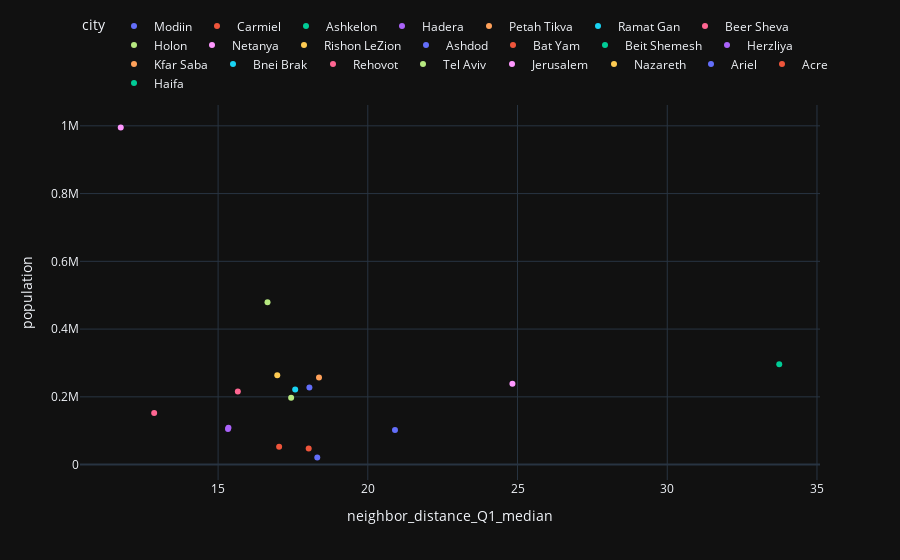

The code cell stored with this chart in its notebook:
### Code cell
cities_features(df, 'neighbor_distance_Q1_median', 'population')

### Figure 1 — Plotly figure (JSON) as saved in the notebook; plotly's stock layout.template omitted (floating-point values rounded to 4 significant figures)
{"data": [{"hovertemplate": "city=Modiin<br>neighbor_distance_Q1_median=%{x}<br>population=%{y}<extra></extra>", "legendgroup": "Modiin", "marker": {"color": "#636efa", "symbol": "circle"}, "mode": "markers", "name": "Modiin", "orientation": "v", "showlegend": true, "x": [20.91], "xaxis": "x", "y": [102300.0], "yaxis": "y", "type": "scatter"}, {"hovertemplate": "city=Carmiel<br>neighbor_distance_Q1_median=%{x}<br>population=%{y}<extra></extra>", "legendgroup": "Carmiel", "marker": {"color": "#EF553B", "symbol": "circle"}, "mode": "markers", "name": "Carmiel", "orientation": "v", "showlegend": true, "x": [18.03], "xaxis": "x", "y": [47760.0], "yaxis": "y", "type": "scatter"}, {"hovertemplate": "city=Ashkelon<br>neighbor_distance_Q1_median=%{x}<br>population=%{y}<extra></extra>", "legendgroup": "Ashkelon", "marker": {"color": "#00cc96", "symbol": "circle"}, "mode": "markers", "name": "Ashkelon", "orientation": "v", "showlegend": true, "x": [19.84], "xaxis": "x", "y": [null], "yaxis": "y", "type": "scatter"}, {"hovertemplate": "city=Hadera<br>neighbor_distance_Q1_median=%{x}<br>population=%{y}<extra></extra>", "legendgroup": "Hadera", "marker": {"color": "#ab63fa", "symbol": "circle"}, "mode": "markers", "name": "Hadera", "orientation": "v", "showlegend": true, "x": [15.33], "xaxis": "x", "y": [104700.0], "yaxis": "y", "type": "scatter"}, {"hovertemplate": "city=Petah Tikva<br>neighbor_distance_Q1_median=%{x}<br>population=%{y}<extra></extra>", "legendgroup": "Petah Tikva", "marker": {"color": "#FFA15A", "symbol": "circle"}, "mode": "markers", "name": "Petah Tikva", "orientation": "v", "showlegend": true, "x": [18.37], "xaxis": "x", "y": [257400.0], "yaxis": "y", "type": "scatter"}, {"hovertemplate": "city=Ramat Gan<br>neighbor_distance_Q1_median=%{x}<br>population=%{y}<extra></extra>", "legendgroup": "Ramat Gan", "marker": {"color": "#19d3f3", "symbol": "circle"}, "mode": "markers", "name": "Ramat Gan", "orientation": "v", "showlegend": true, "x": [13.55], "xaxis": "x", "y": [null], "yaxis": "y", "type": "scatter"}, {"hovertemplate": "city=Beer Sheva<br>neighbor_distance_Q1_median=%{x}<br>population=%{y}<extra></extra>", "legendgroup": "Beer Sheva", "marker": {"color": "#FF6692", "symbol": "circle"}, "mode": "markers", "name": "Beer Sheva", "orientation": "v", "showlegend": true, "x": [15.66], "xaxis": "x", "y": [215700.0], "yaxis": "y", "type": "scatter"}, {"hovertemplate": "city=Holon<br>neighbor_distance_Q1_median=%{x}<br>population=%{y}<extra></extra>", "legendgroup": "Holon", "marker": {"color": "#B6E880", "symbol": "circle"}, "mode": "markers", "name": "Holon", "orientation": "v", "showlegend": true, "x": [17.44], "xaxis": "x", "y": [197700.0], "yaxis": "y", "type": "scatter"}, {"hovertemplate": "city=Netanya<br>neighbor_distance_Q1_median=%{x}<br>population=%{y}<extra></extra>", "legendgroup": "Netanya", "marker": {"color": "#FF97FF", "symbol": "circle"}, "mode": "markers", "name": "Netanya", "orientation": "v", "showlegend": true, "x": [24.83], "xaxis": "x", "y": [238800.0], "yaxis": "y", "type": "scatter"}, {"hovertemplate": "city=Rishon LeZion<br>neighbor_distance_Q1_median=%{x}<br>population=%{y}<extra></extra>", "legendgroup": "Rishon LeZion", "marker": {"color": "#FECB52", "symbol": "circle"}, "mode": "markers", "name": "Rishon LeZion", "orientation": "v", "showlegend": true, "x": [16.98], "xaxis": "x", "y": [264000.0], "yaxis": "y", "type": "scatter"}, {"hovertemplate": "city=Ashdod<br>neighbor_distance_Q1_median=%{x}<br>population=%{y}<extra></extra>", "legendgroup": "Ashdod", "marker": {"color": "#636efa", "symbol": "circle"}, "mode": "markers", "name": "Ashdod", "orientation": "v", "showlegend": true, "x": [18.05], "xaxis": "x", "y": [227400.0], "yaxis": "y", "type": "scatter"}, {"hovertemplate": "city=Bat Yam<br>neighbor_distance_Q1_median=%{x}<br>population=%{y}<extra></extra>", "legendgroup": "Bat Yam", "marker": {"color": "#EF553B", "symbol": "circle"}, "mode": "markers", "name": "Bat Yam", "orientation": "v", "showlegend": true, "x": [17.5], "xaxis": "x", "y": [null], "yaxis": "y", "type": "scatter"}, {"hovertemplate": "city=Beit Shemesh<br>neighbor_distance_Q1_median=%{x}<br>population=%{y}<extra></extra>", "legendgroup": "Beit Shemesh", "marker": {"color": "#00cc96", "symbol": "circle"}, "mode": "markers", "name": "Beit Shemesh", "orientation": "v", "showlegend": true, "x": [22.51], "xaxis": "x", "y": [null], "yaxis": "y", "type": "scatter"}, {"hovertemplate": "city=Herzliya<br>neighbor_distance_Q1_median=%{x}<br>population=%{y}<extra></extra>", "legendgroup": "Herzliya", "marker": {"color": "#ab63fa", "symbol": "circle"}, "mode": "markers", "name": "Herzliya", "orientation": "v", "showlegend": true, "x": [15.35], "xaxis": "x", "y": [109000.0], "yaxis": "y", "type": "scatter"}, {"hovertemplate": "city=Kfar Saba<br>neighbor_distance_Q1_median=%{x}<br>population=%{y}<extra></extra>", "legendgroup": "Kfar Saba", "marker": {"color": "#FFA15A", "symbol": "circle"}, "mode": "markers", "name": "Kfar Saba", "orientation": "v", "showlegend": true, "x": [19.82], "xaxis": "x", "y": [null], "yaxis": "y", "type": "scatter"}, {"hovertemplate": "city=Bnei Brak<br>neighbor_distance_Q1_median=%{x}<br>population=%{y}<extra></extra>", "legendgroup": "Bnei Brak", "marker": {"color": "#19d3f3", "symbol": "circle"}, "mode": "markers", "name": "Bnei Brak", "orientation": "v", "showlegend": true, "x": [17.58], "xaxis": "x", "y": [221800.0], "yaxis": "y", "type": "scatter"}, {"hovertemplate": "city=Rehovot<br>neighbor_distance_Q1_median=%{x}<br>population=%{y}<extra></extra>", "legendgroup": "Rehovot", "marker": {"color": "#FF6692", "symbol": "circle"}, "mode": "markers", "name": "Rehovot", "orientation": "v", "showlegend": true, "x": [12.87], "xaxis": "x", "y": [152600.0], "yaxis": "y", "type": "scatter"}, {"hovertemplate": "city=Tel Aviv<br>neighbor_distance_Q1_median=%{x}<br>population=%{y}<extra></extra>", "legendgroup": "Tel Aviv", "marker": {"color": "#B6E880", "symbol": "circle"}, "mode": "markers", "name": "Tel Aviv", "orientation": "v", "showlegend": true, "x": [16.65], "xaxis": "x", "y": [479200.0], "yaxis": "y", "type": "scatter"}, {"hovertemplate": "city=Jerusalem<br>neighbor_distance_Q1_median=%{x}<br>population=%{y}<extra></extra>", "legendgroup": "Jerusalem", "marker": {"color": "#FF97FF", "symbol": "circle"}, "mode": "markers", "name": "Jerusalem", "orientation": "v", "showlegend": true, "x": [11.75], "xaxis": "x", "y": [995100.0], "yaxis": "y", "type": "scatter"}, {"hovertemplate": "city=Nazareth<br>neighbor_distance_Q1_median=%{x}<br>population=%{y}<extra></extra>", "legendgroup": "Nazareth", "marker": {"color": "#FECB52", "symbol": "circle"}, "mode": "markers", "name": "Nazareth", "orientation": "v", "showlegend": true, "x": [20.18], "xaxis": "x", "y": [null], "yaxis": "y", "type": "scatter"}, {"hovertemplate": "city=Ariel<br>neighbor_distance_Q1_median=%{x}<br>population=%{y}<extra></extra>", "legendgroup": "Ariel", "marker": {"color": "#636efa", "symbol": "circle"}, "mode": "markers", "name": "Ariel", "orientation": "v", "showlegend": true, "x": [18.31], "xaxis": "x", "y": [20960.0], "yaxis": "y", "type": "scatter"}, {"hovertemplate": "city=Acre<br>neighbor_distance_Q1_median=%{x}<br>population=%{y}<extra></extra>", "legendgroup": "Acre", "marker": {"color": "#EF553B", "symbol": "circle"}, "mode": "markers", "name": "Acre", "orientation": "v", "showlegend": true, "x": [17.04], "xaxis": "x", "y": [52530.0], "yaxis": "y", "type": "scatter"}, {"hovertemplate": "city=Haifa<br>neighbor_distance_Q1_median=%{x}<br>population=%{y}<extra></extra>", "legendgroup": "Haifa", "marker": {"color": "#00cc96", "symbol": "circle"}, "mode": "markers", "name": "Haifa", "orientation": "v", "showlegend": true, "x": [33.74], "xaxis": "x", "y": [296200.0], "yaxis": "y", "type": "scatter"}], "layout": {"xaxis": {"anchor": "y", "domain": [0.0, 1.0], "title": {"text": "neighbor_distance_Q1_median"}}, "yaxis": {"anchor": "x", "domain": [0.0, 1.0], "title": {"text": "population"}}, "legend": {"title": {"text": "city"}, "tracegroupgap": 0, "orientation": "h", "yanchor": "bottom", "y": 1.02}, "margin": {"t": 60}}}
